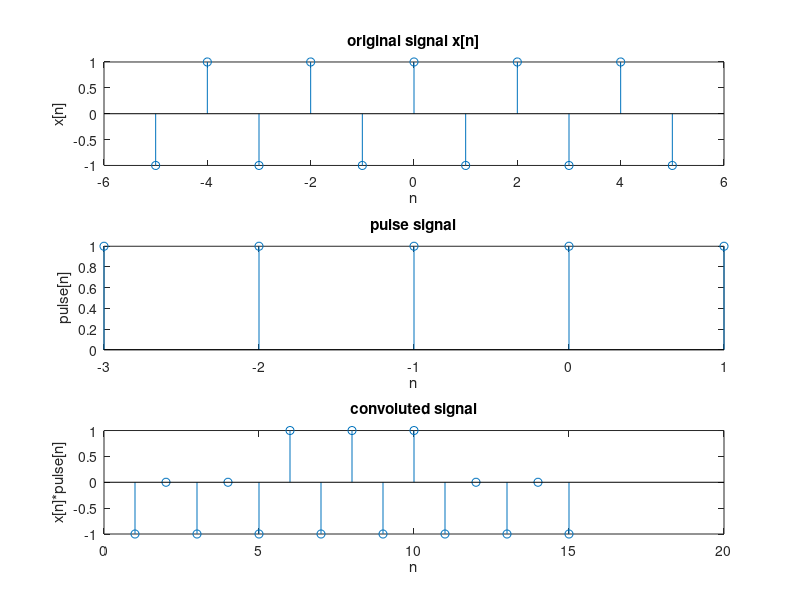

MATLAB code for this plot:

n1 = -5:5;
n2 = -3:1;

%first input signal
xn = (-1).^n1;

%second input signal
pulse = zeros(1, length(n2));  
pulse(n2 >= -3 & n2 <= 1) = 1;

%output
out = conv(xn, pulse, "full");

figure;
xn_index = -5:5;
subplot(3,1,1);
stem(xn_index, xn);
title('original signal x[n]');
xlabel('n');
ylabel('x[n]');

pulse_index = -3:1;
subplot(3,1,2);
stem(pulse_index,pulse);
title('pulse signal');
xlabel('n');
ylabel('pulse[n]');

subplot(3,1,3);
stem(out);
title('convoluted signal');
xlabel('n');
ylabel('x[n]*pulse[n]');